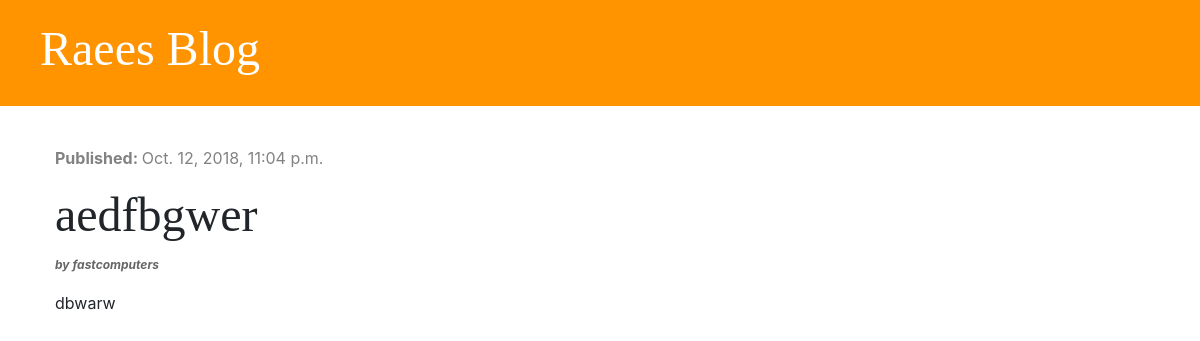
Before: /post/10/ with the older database file.
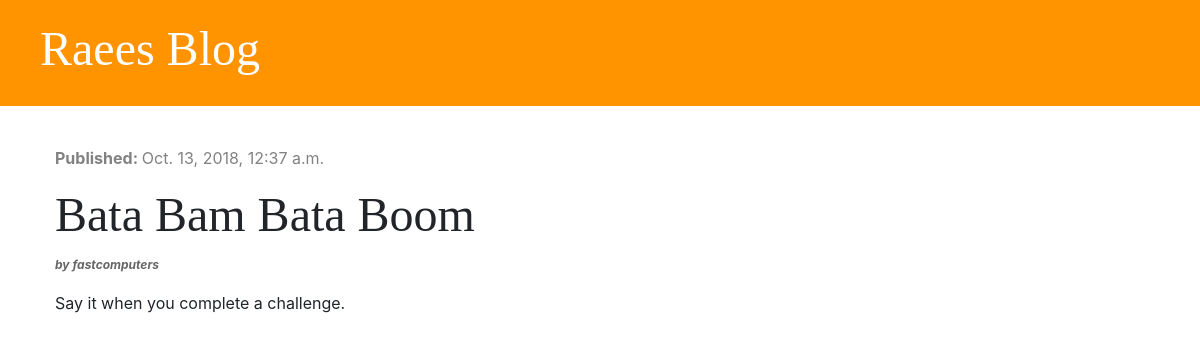
After: the same page with the newer database file.
### blog/models.py (models this page shows, shortened)
class Post(models.Model):
    author = models.ForeignKey('auth.User', on_delete=models.CASCADE)
    title = models.CharField(max_length=200)
    text = models.TextField()
    created_date = models.DateTimeField(default=timezone.now)
    published_date = models.DateTimeField(blank=True, null=True)

### blog/views.py (the view)
# urls.py: path('post/<int:pk>/', views.post_detail, name='post_detail'),
def post_detail(request, pk):
    post = get_object_or_404(Post, pk=pk)
    stuff_for_frontend = {'post': post}
    return render(request, 'blog/post_detail.html', stuff_for_frontend)

### blog/templates/blog/post_detail.html (shortened to what this page needs)
{% extends 'blog/base.html' %}
{% block content %}
    <div class="post">
        {% if post.published_date %}
            <div class="date">
                <p><strong>Published: </strong>{{ post.published_date }}</p>
            </div>
        {% endif %}
    <div>
        <p><h2>{{ post.title }}</h2>  <strong><i style="font-size:12px;color:#666;margin:0 0 10px"> by {{ post.author }}</i></strong></p>
        <p>{{ post.text|linebreaksbr }}</p>
    </div>
{% endblock %}

Changed rows visible on the page:
changed Post "fastcomputers": published_date "Oct. 12, 2018, 11:04 p.m." → "Oct. 13, 2018, 12:37 a.m."; title "aedfbgwer" → "Bata Bam Bata Boom"; text "dbwarw" → "Say it when you complete a challenge."
